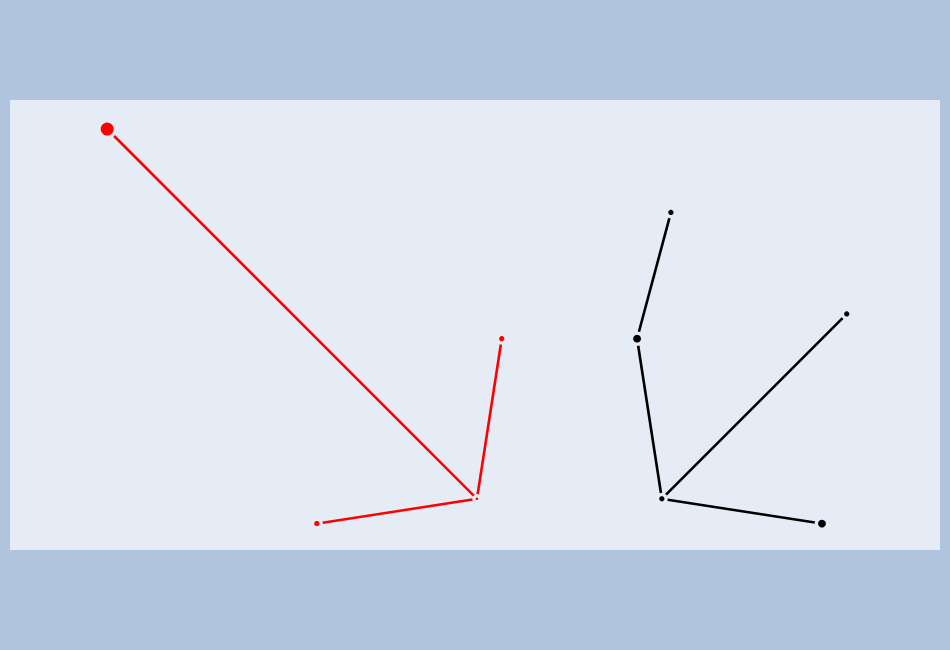

The notebook cell this image was saved under:
### Code cell
network = RadialNetworkTool.Network(vertices, arcs, levels=True)
network.radialize()
network.plot(plot_width=950, plot_height=650)

### Figure 1 — Plotly figure (JSON) as saved in the notebook; plotly's stock layout.template omitted (floating-point values rounded to 4 significant figures)
{"data": [{"fill": "toself", "fillcolor": "red", "line": {"color": "gray", "shape": "spline", "width": 0}, "mode": "lines", "name": "0", "opacity": 1, "type": "scatter", "x": [-69.71, -69.84, -70.21, -70.71, -71.21, -71.58, -71.71, -71.58, -71.21, -70.71, -70.21, -69.84, -69.71], "y": [70.71, 71.21, 71.58, 71.71, 71.58, 71.21, 70.71, 70.21, 69.84, 69.71, 69.84, 70.21, 70.71]}, {"fill": "toself", "fillcolor": "red", "line": {"color": "gray", "shape": "spline", "width": 0}, "mode": "lines", "name": "1", "opacity": 1, "type": "scatter", "x": [-49.76, -50.03, -50.76, -51.76, -52.76, -53.5, -53.76, -53.5, -52.76, -51.76, -50.76, -50.03, -49.76], "y": [193.2, 194.2, 194.9, 195.2, 194.9, 194.2, 193.2, 192.2, 191.5, 191.2, 191.5, 192.2, 193.2]}, {"fill": "toself", "fillcolor": "red", "line": {"color": "gray", "shape": "spline", "width": 0}, "mode": "lines", "name": "2", "opacity": 1, "type": "scatter", "x": [-348.6, -349.2, -351.1, -353.6, -356.1, -357.9, -358.6, -357.9, -356.1, -353.6, -351.1, -349.2, -348.6], "y": [353.6, 356.1, 357.9, 358.6, 357.9, 356.1, 353.6, 351.1, 349.2, 348.6, 349.2, 351.1, 353.6]}, {"fill": "toself", "fillcolor": "red", "line": {"color": "gray", "shape": "spline", "width": 0}, "mode": "lines", "name": "3", "opacity": 1, "type": "scatter", "x": [-191.2, -191.5, -192.2, -193.2, -194.2, -194.9, -195.2, -194.9, -194.2, -193.2, -192.2, -191.5, -191.2], "y": [51.76, 52.76, 53.5, 53.76, 53.5, 52.76, 51.76, 50.76, 50.03, 49.76, 50.03, 50.76, 51.76]}, {"fill": "toself", "fillcolor": "black", "line": {"color": "gray", "shape": "spline", "width": 0}, "mode": "lines", "name": "4", "opacity": 1, "type": "scatter", "x": [72.71, 72.44, 71.71, 70.71, 69.71, 68.98, 68.71, 68.98, 69.71, 70.71, 71.71, 72.44, 72.71], "y": [70.71, 71.71, 72.44, 72.71, 72.44, 71.71, 70.71, 69.71, 68.98, 68.71, 68.98, 69.71, 70.71]}, {"fill": "toself", "fillcolor": "black", "line": {"color": "gray", "shape": "spline", "width": 0}, "mode": "lines", "name": "5", "opacity": 1, "type": "scatter", "x": [196.2, 195.8, 194.7, 193.2, 191.7, 190.6, 190.2, 190.6, 191.7, 193.2, 194.7, 195.8, 196.2], "y": [51.76, 53.26, 54.36, 54.76, 54.36, 53.26, 51.76, 50.26, 49.17, 48.76, 49.17, 50.26, 51.76]}, {"fill": "toself", "fillcolor": "black", "line": {"color": "gray", "shape": "spline", "width": 0}, "mode": "lines", "name": "6", "opacity": 1, "type": "scatter", "x": [214.1, 213.9, 213.1, 212.1, 211.1, 210.4, 210.1, 210.4, 211.1, 212.1, 213.1, 213.9, 214.1], "y": [212.1, 213.1, 213.9, 214.1, 213.9, 213.1, 212.1, 211.1, 210.4, 210.1, 210.4, 211.1, 212.1]}, {"fill": "toself", "fillcolor": "black", "line": {"color": "gray", "shape": "spline", "width": 0}, "mode": "lines", "name": "7", "opacity": 1, "type": "scatter", "x": [54.76, 54.36, 53.26, 51.76, 50.26, 49.17, 48.76, 49.17, 50.26, 51.76, 53.26, 54.36, 54.76], "y": [193.2, 194.7, 195.8, 196.2, 195.8, 194.7, 193.2, 191.7, 190.6, 190.2, 190.6, 191.7, 193.2]}, {"fill": "toself", "fillcolor": "black", "line": {"color": "gray", "shape": "spline", "width": 0}, "mode": "lines", "name": "8", "opacity": 1, "type": "scatter", "x": [79.65, 79.38, 78.65, 77.65, 76.65, 75.91, 75.65, 75.91, 76.65, 77.65, 78.65, 79.38, 79.65], "y": [289.8, 290.8, 291.5, 291.8, 291.5, 290.8, 289.8, 288.8, 288.0, 287.8, 288.0, 288.8, 289.8]}, {"fill": "toself", "fillcolor": "red", "line": {"color": "gray", "shape": "linear", "width": 0}, "mode": "lines", "name": "0__1", "opacity": 1, "type": "scatter", "x": [-71.16, -53.44, -51.46, -69.19], "y": [74.32, 188.9, 188.6, 74.02]}, {"fill": "toself", "fillcolor": "red", "line": {"color": "gray", "shape": "linear", "width": 0}, "mode": "lines", "name": "0__2", "opacity": 1, "type": "scatter", "x": [-73.89, -349.0, -347.5, -72.48], "y": [72.48, 347.5, 349.0, 73.89]}, {"fill": "toself", "fillcolor": "red", "line": {"color": "gray", "shape": "linear", "width": 0}, "mode": "lines", "name": "0__3", "opacity": 1, "type": "scatter", "x": [-74.02, -188.6, -188.9, -74.32], "y": [69.19, 51.46, 53.44, 71.16]}, {"fill": "toself", "fillcolor": "black", "line": {"color": "gray", "shape": "linear", "width": 0}, "mode": "lines", "name": "4__5", "opacity": 1, "type": "scatter", "x": [75.31, 187.9, 187.6, 75.0], "y": [71.01, 53.59, 51.62, 69.03]}, {"fill": "toself", "fillcolor": "black", "line": {"color": "gray", "shape": "linear", "width": 0}, "mode": "lines", "name": "4__6", "opacity": 1, "type": "scatter", "x": [73.19, 208.2, 209.7, 74.6], "y": [74.6, 209.7, 208.2, 73.19]}, {"fill": "toself", "fillcolor": "black", "line": {"color": "gray", "shape": "linear", "width": 0}, "mode": "lines", "name": "4__7", "opacity": 1, "type": "scatter", "x": [69.03, 51.62, 53.59, 71.01], "y": [75.0, 187.6, 187.9, 75.31]}, {"fill": "toself", "fillcolor": "black", "line": {"color": "gray", "shape": "linear", "width": 0}, "mode": "lines", "name": "7__8", "opacity": 1, "type": "scatter", "x": [52.22, 75.52, 77.45, 54.15], "y": [198.8, 285.7, 285.2, 198.2]}], "layout": {"autosize": false, "height": 650, "margin": {"b": 100, "l": 10, "pad": 0, "r": 10, "t": 100}, "paper_bgcolor": "LightSteelBlue", "showlegend": false, "width": 950, "xaxis": {"showgrid": false, "showticklabels": false, "zeroline": false}, "yaxis": {"scaleanchor": "x", "scaleratio": 1, "showgrid": false, "showticklabels": false, "zeroline": false}}}
